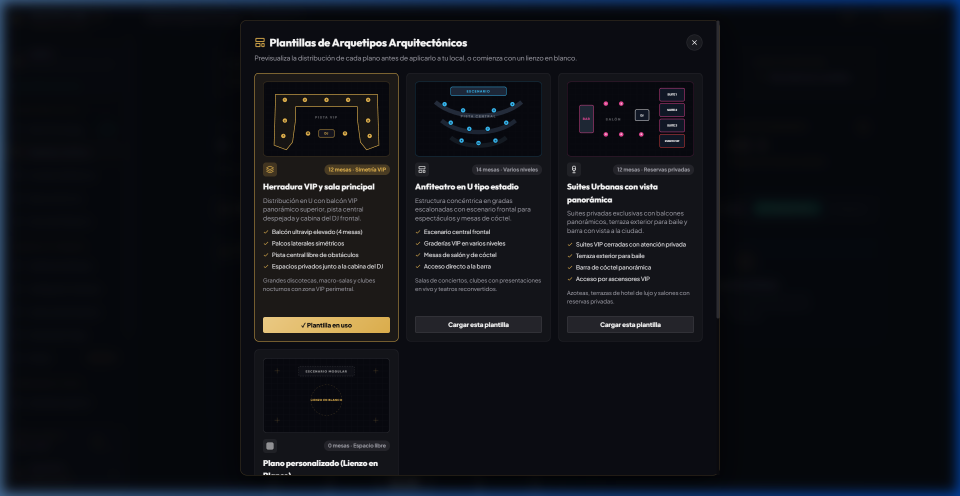
#> input picture docs/manuales/disenador-plano/img/01_plantillas_arquetipos.png, 1920 x 991 px (shown at 1/2 size)
$ python generate_annotated_images.py
#> lines starting #> are read from the running program, lines starting #| are printed output that depends on the picture
import os
from pathlib import Path
from PIL import Image, ImageDraw, ImageFont

BASE_DIR = Path(__file__).resolve().parent
SRC_IMG_DIR = BASE_DIR / "img"
OUT_IMG_DIR = BASE_DIR / "img_annotated"
OUT_IMG_DIR.mkdir(exist_ok=True)

# Cargar fuentes del sistema
try:
    FONT_TITLE = ImageFont.truetype("C:/Windows/Fonts/segoeuib.ttf", 26)
    FONT_BADGE = ImageFont.truetype("C:/Windows/Fonts/segoeuib.ttf", 20)
    FONT_LABEL = ImageFont.truetype("C:/Windows/Fonts/segoeuib.ttf", 17)
    FONT_DESC = ImageFont.truetype("C:/Windows/Fonts/segoeui.ttf", 15)
except Exception:
    FONT_TITLE = FONT_BADGE = FONT_LABEL = FONT_DESC = ImageFont.load_default()

# Colores VIP
GOLD = (229, 181, 79)
GOLD_DARK = (180, 130, 40)
EMERALD = (52, 211, 153)
WHITE = (255, 255, 255)
BLACK = (10, 12, 18)
BG_CARD = (15, 20, 32, 235)
RED = (239, 68, 68)

def draw_pill_badge(draw, x, y, number_text, text, subtitle="", color=GOLD, point_to=None):
    """Dibuja un badge numérico con banner y puntero hacia un elemento de la pantalla."""
    # Medir texto
    num_box = draw.textbbox((0, 0), number_text, font=FONT_BADGE)
    num_w = num_box[2] - num_box[0]

    t_box = draw.textbbox((0, 0), text, font=FONT_LABEL)
    t_w = t_box[2] - t_box[0]
    t_h = t_box[3] - t_box[1]

    sub_w = 0
    sub_h = 0
    if subtitle:
        s_box = draw.textbbox((0, 0), subtitle, font=FONT_DESC)
        sub_w = s_box[2] - s_box[0]
        sub_h = s_box[3] - s_box[1] + 4

    total_w = max(t_w, sub_w) + 65
    total_h = max(42, t_h + sub_h + 18)

    # Si hay flecha/línea conectora al objetivo
    if point_to:
        px, py = point_to
        # Línea guía
        mid_x = (x + px) // 2
        draw.line([(x + 20, y + total_h // 2), (px, py)], fill=color, width=3)
        # Punto objetivo
        draw.ellipse([px - 6, py - 6, px + 6, py + 6], fill=color, outline=WHITE, width=2)

    # Fondo redondeado con sombra y borde dorado
    draw.rounded_rectangle([x, y, x + total_w, y + total_h], radius=10, fill=(10, 14, 24), outline=color, width=2)

    # Círculo numérico
    circle_r = 16
    cx = x + 24
    cy = y + total_h // 2
    draw.ellipse([cx - circle_r, cy - circle_r, cx + circle_r, cy + circle_r], fill=color, outline=WHITE, width=1)

    # Número
    draw.text((cx - num_w // 2, cy - 13), number_text, fill=BLACK, font=FONT_BADGE)

    # Textos
    tx = x + 48
    draw.text((tx, y + 8), text, fill=WHITE, font=FONT_LABEL)
    if subtitle:
        draw.text((tx, y + 8 + t_h + 4), subtitle, fill=(200, 210, 225), font=FONT_DESC)

def draw_focus_ring(draw, x1, y1, x2, y2, color=GOLD, width=3, label=None):
    """Dibuja un marco resaltado con esquinas suaves."""
    draw.rounded_rectangle([x1, y1, x2, y2], radius=8, outline=color, width=width)
    if label:
        l_box = draw.textbbox((0, 0), label, font=FONT_DESC)
        lw = l_box[2] - l_box[0]
        draw.rectangle([x1 + 10, y1 - 10, x1 + 20 + lw, y1 + 8], fill=(10, 14, 24))
        draw.text((x1 + 15, y1 - 9), label, fill=color, font=FONT_DESC)

# ==========================================
# 1. IMAGEN 1: ELEGIR PLANTILLA
# ==========================================
def annotate_image_1():
    img = Image.open(SRC_IMG_DIR / "01_plantillas_arquetipos.png").convert("RGBA")
    draw = ImageDraw.Draw(img)

    # Señal 1: El modal y las 4 plantillas
    draw_focus_ring(draw, 508, 150, 796, 680, color=GOLD, width=3)
    draw_pill_badge(draw, 340, 200, "1", "Elige el diseño de tu club", "Plantilla 'Herradura VIP' para grandes salas", color=GOLD, point_to=(510, 270))

    # Señal 2: Botón de carga
    draw_focus_ring(draw, 524, 634, 782, 674, color=EMERALD, width=4)
    draw_pill_badge(draw, 800, 615, "2", "Haz clic en 'Cargar esta plantilla'", "Crea las 12 mesas en su lugar exacto automáticamente", color=EMERALD, point_to=(770, 654))

    # Señal 3: Opciones alternativas
    draw_pill_badge(draw, 960, 220, "3", "Otras opciones de sala", "Anfiteatros, Terrazas / Rooftops o Lienzo en blanco", color=(56, 189, 248), point_to=(850, 270))

    img.save(OUT_IMG_DIR / "guia_01_elegir_plantilla.png")
    print("[OK] Generada: guia_01_elegir_plantilla.png")

# ==========================================
# 2. IMAGEN 2: MAPA Y ZONAS
# ==========================================
def annotate_image_2():
    img = Image.open(SRC_IMG_DIR / "02_lienzo_herradura_cargado.png").convert("RGBA")
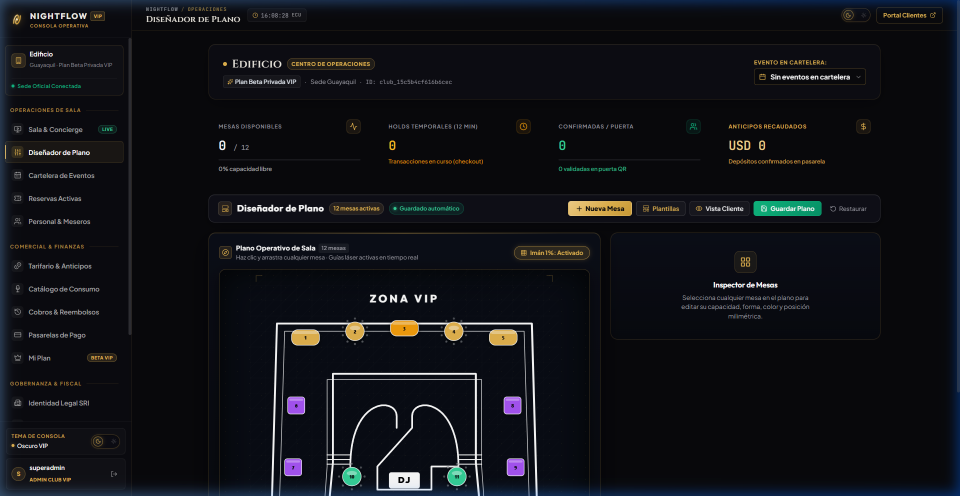
#> input picture docs/manuales/disenador-plano/img/02_lienzo_herradura_cargado.png, 1920 x 991 px (shown at 1/2 size)
    draw = ImageDraw.Draw(img)

    # Señal 1: Barra superior de mesas activas
    draw_focus_ring(draw, 435, 403, 765, 438, color=GOLD, width=3)
    draw_pill_badge(draw, 800, 395, "1", "Tus 12 mesas ya están listas", "Guardado automático y conteo en tiempo real", color=GOLD, point_to=(765, 420))

    # Señal 2: Balcón VIP
    draw_pill_badge(draw, 880, 520, "2", "Zona VIP (Balcón elevado)", "Mesas 1 a 5 con vista panorámica a la pista", color=GOLD, point_to=(815, 660))

    # Señal 3: Cabina DJ
    draw_focus_ring(draw, 775, 940, 855, 980, color=EMERALD, width=3)
    draw_pill_badge(draw, 920, 930, "3", "Cabina del DJ", "Con mesas Stage contiguas a los lados", color=EMERALD, point_to=(855, 960))

    # Señal 4: Palcos Laterales y Arrastre
    draw_pill_badge(draw, 240, 760, "4", "¡Todo se puede mover!", "Arrastra cualquier mesa con el mouse o dedo", color=(168, 85, 247), point_to=(600, 815))

    img.save(OUT_IMG_DIR / "guia_02_mapa_y_zonas.png")
    print("[OK] Generada: guia_02_mapa_y_zonas.png")

# ==========================================
# 3. IMAGEN 3: CAMBIAR PRECIOS Y CAPACIDAD
# ==========================================
def annotate_image_3():
    img = Image.open(SRC_IMG_DIR / "03_inspector_propiedades_mesa.png").convert("RGBA")
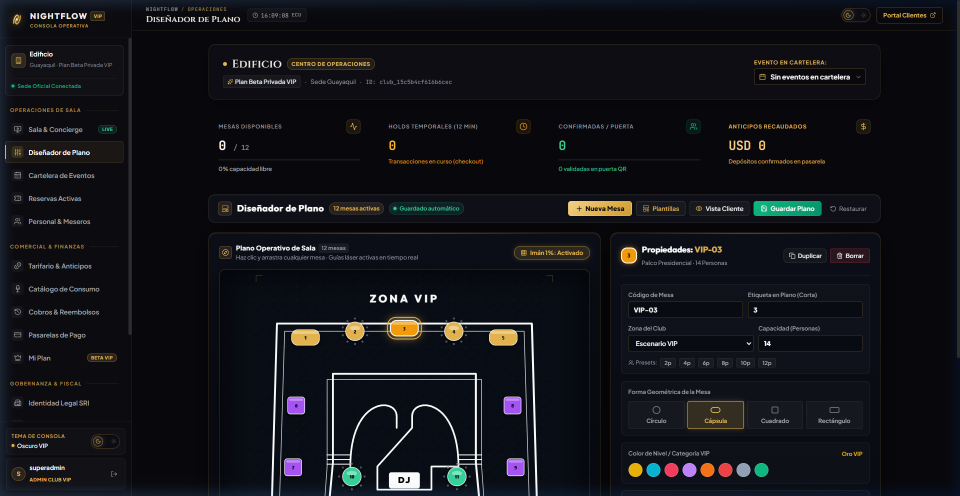
#> input picture docs/manuales/disenador-plano/img/03_inspector_propiedades_mesa.png, 1920 x 991 px (shown at 1/2 size)
    draw = ImageDraw.Draw(img)

    # Señal 1: Mesa seleccionada en el mapa
    draw_focus_ring(draw, 770, 640, 860, 680, color=GOLD, width=4)
    draw_pill_badge(draw, 500, 600, "1", "Toca cualquier mesa", "Se iluminará en dorado", color=GOLD, point_to=(770, 660))

    # Señal 2: Panel lateral derecho con propiedades
    draw_focus_ring(draw, 1220, 468, 1760, 980, color=GOLD, width=3)
    draw_pill_badge(draw, 950, 480, "2", "Inspector Lateral", "Aquí configuras todo de esa mesa", color=GOLD, point_to=(1220, 510))

    # Señal 3: Código y número
    draw_focus_ring(draw, 1245, 608, 1485, 648, color=(56, 189, 248), width=3)
    draw_pill_badge(draw, 920, 615, "3", "Nombre de la Mesa", "Ejemplo: VIP-03 o PALCO 1", color=(56, 189, 248), point_to=(1245, 628))

    # Señal 4: Capacidad de personas
    draw_focus_ring(draw, 1500, 672, 1735, 712, color=EMERALD, width=3)
    draw_pill_badge(draw, 1260, 730, "4", "¿Cuántas personas entran?", "Toca los botones rápidos: 4p, 6p, 8p, 10p, 14p", color=EMERALD, point_to=(1500, 692))

    # Señal 5: Forma y color de categoría
    draw_focus_ring(draw, 1245, 805, 1735, 960, color=GOLD, width=3)
    draw_pill_badge(draw, 930, 830, "5", "Forma y Color VIP", "Círculo, cápsula, cuadrado y colores de zona", color=GOLD, point_to=(1245, 850))

    img.save(OUT_IMG_DIR / "guia_03_cambiar_precio_y_cupo.png")
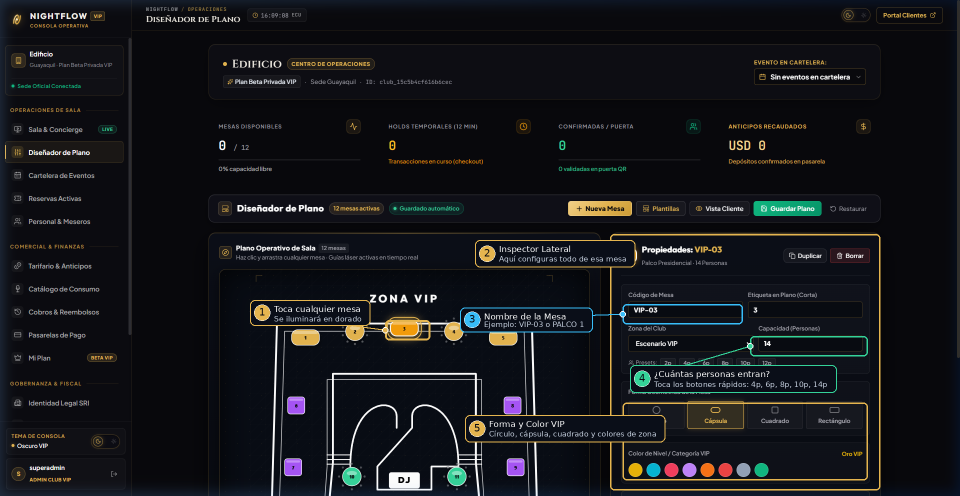
#> saved as guia_03_cambiar_precio_y_cupo.png: PIL image 1920x991 RGBA (shown at 1/2 size); mean R, G, B, A 21.4, 22.6, 26.2, 255
    print("[OK] Generada: guia_03_cambiar_precio_y_cupo.png")

# ==========================================
# 4. IMAGEN 4: AGREGAR NUEVA MESA
# ==========================================
def annotate_image_4():
    img = Image.open(SRC_IMG_DIR / "04_modal_nueva_mesa.png").convert("RGBA")
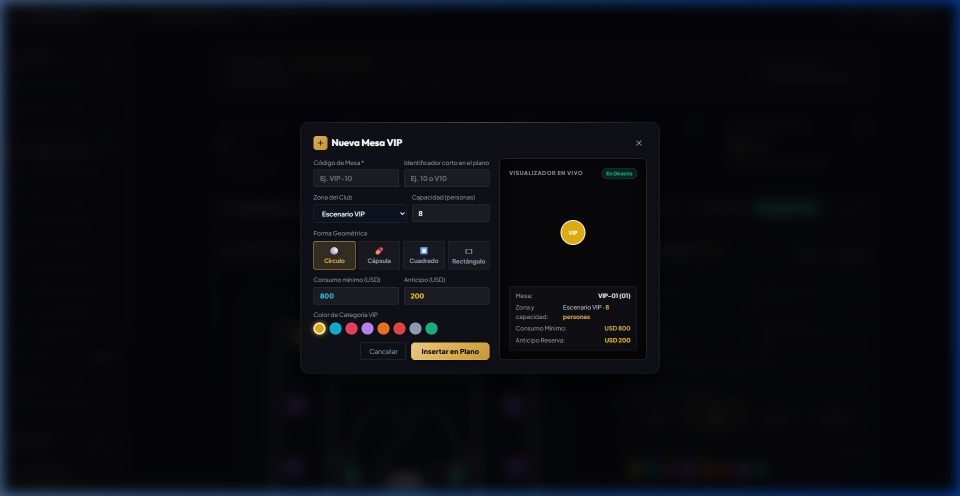
#> input picture docs/manuales/disenador-plano/img/04_modal_nueva_mesa.png, 1920 x 991 px (shown at 1/2 size)
    draw = ImageDraw.Draw(img)

    # Señal 1: Nombre y Capacidad
    draw_focus_ring(draw, 630, 335, 795, 375, color=GOLD, width=3)
    draw_pill_badge(draw, 340, 330, "1", "Nombre de la nueva mesa", "Ejemplo: VIP-10 o TERRAZA-1", color=GOLD, point_to=(630, 355))

    # Señal 2: Consumo Mínimo
    draw_focus_ring(draw, 630, 575, 795, 615, color=EMERALD, width=3)
    draw_pill_badge(draw, 310, 565, "2", "Consumo Mínimo ($)", "¿Cuánto deben gastar en botellas?", color=EMERALD, point_to=(630, 595))

    # Señal 3: Anticipo / Reserva
    draw_focus_ring(draw, 820, 575, 985, 615, color=GOLD, width=3)
    draw_pill_badge(draw, 1010, 565, "3", "Anticipo de Reserva ($)", "¿Cuánto pagan para apartar la mesa?", color=GOLD, point_to=(985, 595))

    # Señal 4: Previsualizador en vivo
    draw_focus_ring(draw, 1020, 318, 1295, 675, color=(56, 189, 248), width=3)
    draw_pill_badge(draw, 1310, 350, "4", "Simulador en Vivo", "Mira el tamaño y color antes de crearla", color=(56, 189, 248), point_to=(1295, 460))

    # Señal 5: Botón Insertar
    draw_focus_ring(draw, 820, 686, 985, 726, color=GOLD, width=4)
    draw_pill_badge(draw, 1010, 680, "5", "Clic en 'Insertar en Plano'", "Aparece en el mapa lista para acomodar", color=GOLD, point_to=(985, 706))

    img.save(OUT_IMG_DIR / "guia_04_crear_nueva_mesa.png")
    print("[OK] Generada: guia_04_crear_nueva_mesa.png")

# ==========================================
# 5. IMAGEN 5: GUARDAR PLANO
# ==========================================
def annotate_image_5():
    img = Image.open(SRC_IMG_DIR / "05_guardado_sincronizacion.png").convert("RGBA")
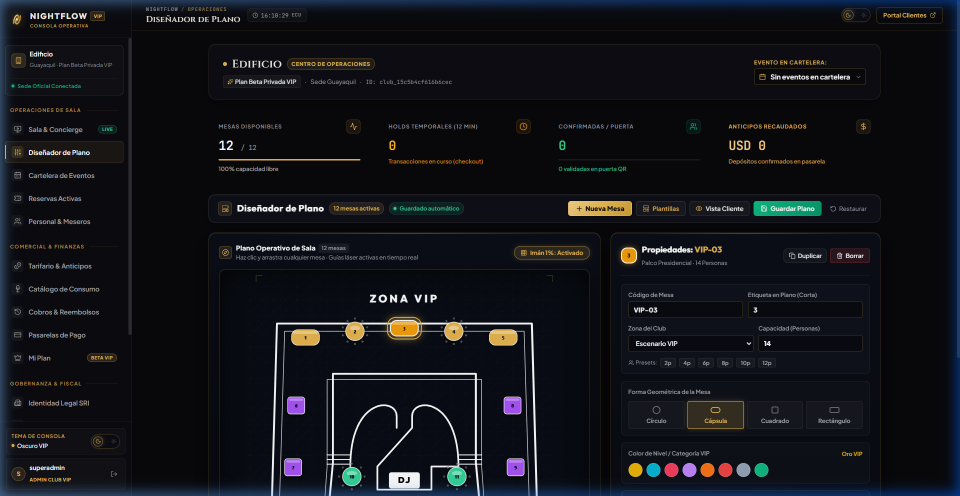
#> input picture docs/manuales/disenador-plano/img/05_guardado_sincronizacion.png, 1920 x 991 px (shown at 1/2 size)
    draw = ImageDraw.Draw(img)

    # Señal 1: Botón Guardar Plano
    draw_focus_ring(draw, 1495, 400, 1650, 440, color=EMERALD, width=4)
    draw_pill_badge(draw, 1060, 335, "1", "¡Paso Final! Clic en GUARDAR PLANO", "Aplica todos los cambios en tu negocio", color=EMERALD, point_to=(1550, 400))

    # Señal 2: Estado de guardado y mesas activas
    draw_focus_ring(draw, 400, 400, 505, 440, color=GOLD, width=3)
    draw_pill_badge(draw, 520, 395, "2", "Confirmación de Sala", "12 mesas activas registradas en vivo", color=GOLD, point_to=(505, 420))

    img.save(OUT_IMG_DIR / "guia_05_guardar_plano.png")
    print("[OK] Generada: guia_05_guardar_plano.png")

# ==========================================
# 6. IMAGEN 6: SALA EN VIVO
# ==========================================
def annotate_image_6():
    img = Image.open(SRC_IMG_DIR / "06_sala_concierge_operativa.png").convert("RGBA")
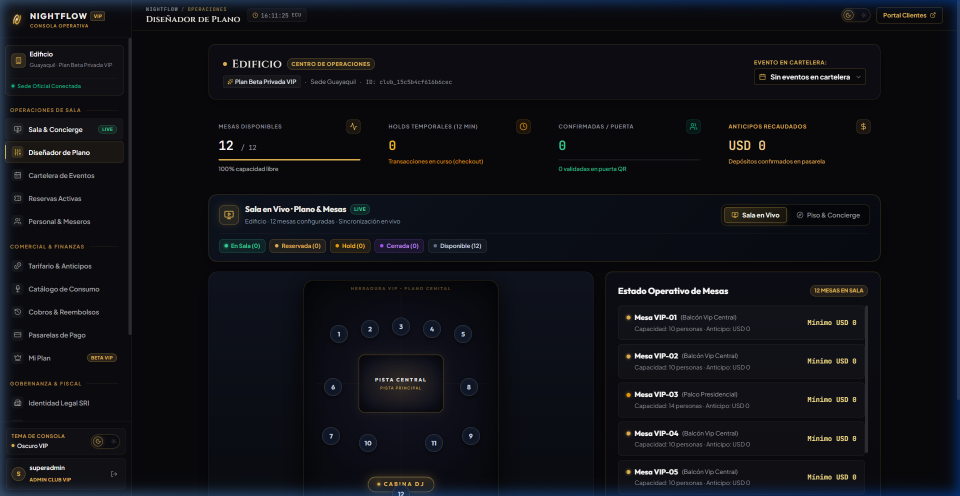
#> input picture docs/manuales/disenador-plano/img/06_sala_concierge_operativa.png, 1920 x 991 px (shown at 1/2 size)
    draw = ImageDraw.Draw(img)

    # Señal 1: Pestaña Sala & Concierge
    draw_focus_ring(draw, 15, 248, 230, 288, color=GOLD, width=3)
    draw_pill_badge(draw, 240, 245, "1", "Entra a 'Sala & Concierge'", "Para ver tu club operando en vivo", color=GOLD, point_to=(230, 268))

    # Señal 2: Contador de aforo disponible
    draw_focus_ring(draw, 430, 240, 725, 340, color=EMERALD, width=3)
    draw_pill_badge(draw, 740, 260, "2", "Aforo en Tiempo Real", "Muestra cuántas mesas tienes libres (12/12)", color=EMERALD, point_to=(725, 290))

    # Señal 3: Mapa interactivo central
    draw_pill_badge(draw, 500, 570, "3", "Tus meseros ven la sala así", "Saben qué mesa está ocupada, libre o reservada", color=GOLD, point_to=(780, 660))

    # Señal 4: Lista de mesas y consumos mínimos
    draw_focus_ring(draw, 1230, 545, 1755, 960, color=GOLD, width=3)
    draw_pill_badge(draw, 960, 720, "4", "Control de Consumos", "Capacidad y cuentas de cada mesa", color=GOLD, point_to=(1230, 750))

    img.save(OUT_IMG_DIR / "guia_06_plano_en_vivo_clientes.png")
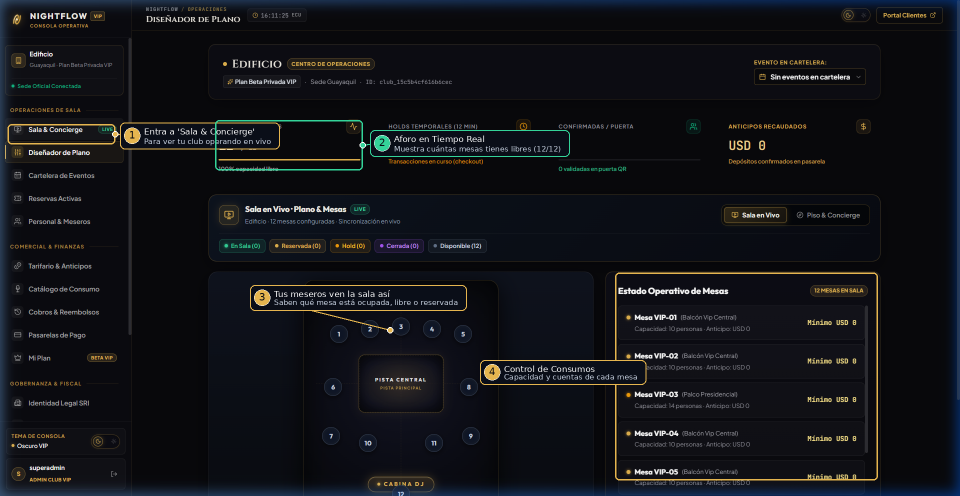
#> saved as guia_06_plano_en_vivo_clientes.png: PIL image 1920x991 RGBA (shown at 1/2 size); mean R, G, B, A 18.3, 19.6, 24.1, 255
    print("[OK] Generada: guia_06_plano_en_vivo_clientes.png")

if __name__ == "__main__":
    annotate_image_1()
    annotate_image_2()
    annotate_image_3()
    annotate_image_4()
    annotate_image_5()
    annotate_image_6()
    print("Todas las imagenes fueron anotadas con exito!")
